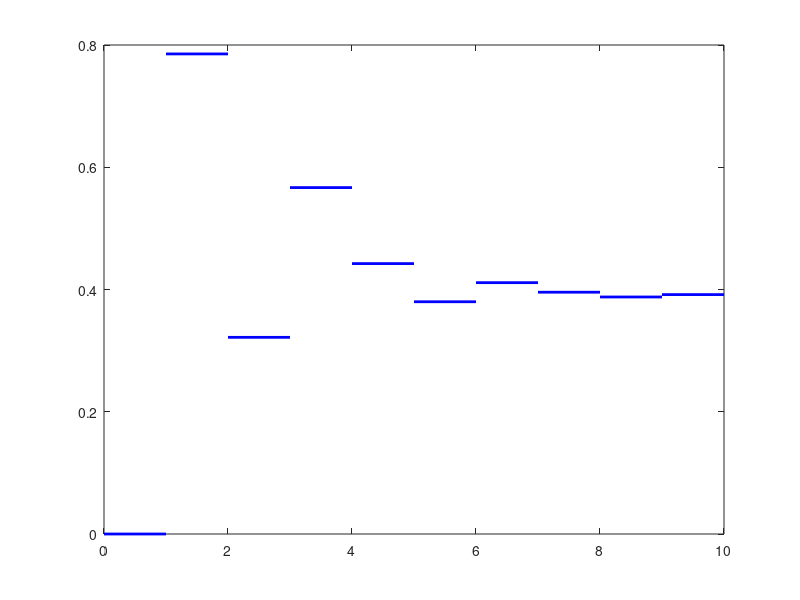

Source code (MATLAB): (Note: this script raises an error after producing the figure.)
% This Matlab file is used for plotting figure 2.10 in the report.

desired_angle = pi/8;

x(1) = 1; y(1) = tan(desired_angle); z(1) = 0; 
plot([0 1], [z(1), z(1)], 'b', 'Linewidth',2)
hold on
for i = 2:10
    % -------------- CORDIC iteration-------------------
    n=-i+2;
    d = -1*sign(y(i-1));
    x(i) = x(i-1)-d*(y(i-1)*2^(n));
    y(i) = y(i-1)+d*(x(i-1)*2^(n));
    LUT(i) = atan(2^(n));
    z(i) = z(i-1)-d*LUT(i);
    
    plot([i-1, i], [z(i), z(i)], 'b', 'Linewidth',2)
    % -------------- CORDIC iteration-------------------
end

yline(desired_angle)
ylim([-0.1 1])
yticks([0 pi/16 2*(pi/16) 3*(pi/16) 4*(pi/16) 5*(pi/16)])
yticklabels({'0', '\pi/16', '\pi/8', '\pi/5.33', '\pi/4', '\pi/3.2'})
xlabel('Iterations')
ylabel('Angle [rad]')